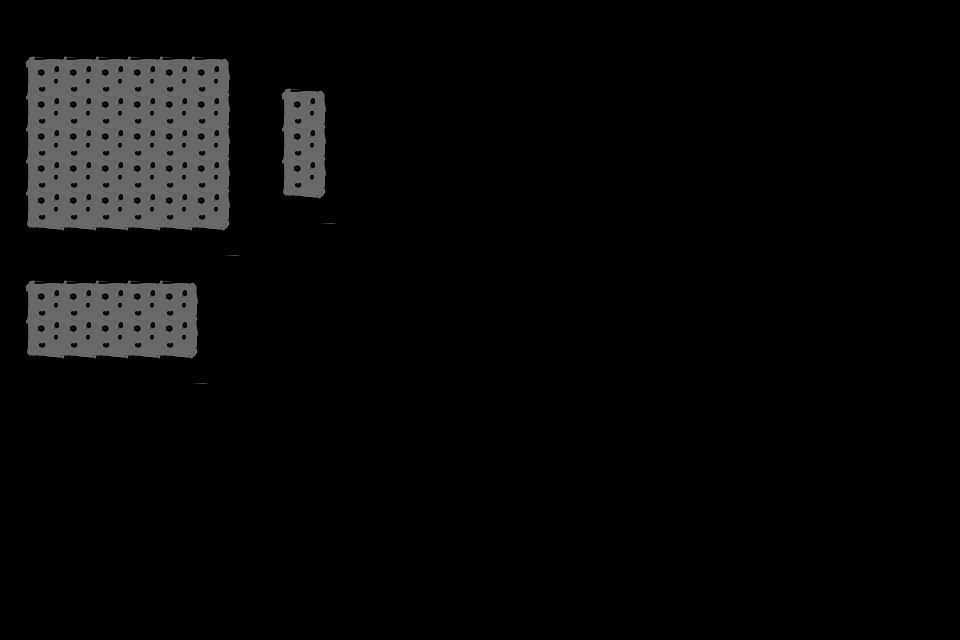

This game map was drawn from its Tiled (.tmx) file and the tilesets committed beside it. A one-line description and the full map source follow:
An orthogonal 30x20 tile map with 32x32 px tiles, 1 tile layer (floor) and 6 objects.

<map version="1.10" tiledversion="1.11.2" orientation="orthogonal" renderorder="right-down" width="30" height="20" tilewidth="32" tileheight="32" infinite="0" nextlayerid="5" nextobjectid="30">
 <tileset firstgid="1" source="tileset.tsx" />
 <layer id="1" name="floor" width="30" height="20">
  <data encoding="csv">
0,0,0,0,0,0,0,0,0,0,0,0,0,0,0,0,0,0,0,0,0,0,0,0,0,0,0,0,0,0,
1,2,2,2,2,2,2,3,0,0,0,0,0,0,0,0,0,0,0,0,0,0,0,0,0,0,0,0,0,0,
17,18,18,18,18,18,18,19,1,2,3,0,0,0,0,0,0,0,0,0,0,0,0,0,0,0,0,0,0,0,
17,18,18,18,18,18,18,19,17,18,19,0,0,0,0,0,0,0,0,0,0,0,0,0,0,0,0,0,0,0,
17,18,18,18,18,18,18,19,17,18,19,0,0,0,0,0,0,0,0,0,0,0,0,0,0,0,0,0,0,0,
17,18,18,18,18,18,18,19,17,18,19,0,0,0,0,0,0,0,0,0,0,0,0,0,0,0,0,0,0,0,
17,18,18,18,18,18,18,19,33,34,35,0,0,0,0,0,0,0,0,0,0,0,0,0,0,0,0,0,0,0,
33,34,34,34,34,34,34,35,0,0,0,0,0,0,0,0,0,0,0,0,0,0,0,0,0,0,0,0,0,0,
1,2,2,2,2,2,3,0,0,0,0,0,0,0,0,0,0,0,0,0,0,0,0,0,0,0,0,0,0,0,
17,18,18,18,18,18,19,0,0,0,0,0,0,0,0,0,0,0,0,0,0,0,0,0,0,0,0,0,0,0,
17,18,18,18,18,18,19,0,0,0,0,0,0,0,0,0,0,0,0,0,0,0,0,0,0,0,0,0,0,0,
33,34,34,34,34,34,35,0,0,0,0,0,0,0,0,0,0,0,0,0,0,0,0,0,0,0,0,0,0,0,
0,0,0,0,0,0,0,0,0,0,0,0,0,0,0,0,0,0,0,0,0,0,0,0,0,0,0,0,0,0,
0,0,0,0,0,0,0,0,0,0,0,0,0,0,0,0,0,0,0,0,0,0,0,0,0,0,0,0,0,0,
0,0,0,0,0,0,0,0,0,0,0,0,0,0,0,0,0,0,0,0,0,0,0,0,0,0,0,0,0,0,
0,0,0,0,0,0,0,0,0,0,0,0,0,0,0,0,0,0,0,0,0,0,0,0,0,0,0,0,0,0,
0,0,0,0,0,0,0,0,0,0,0,0,0,0,0,0,0,0,0,0,0,0,0,0,0,0,0,0,0,0,
0,0,0,0,0,0,0,0,0,0,0,0,0,0,0,0,0,0,0,0,0,0,0,0,0,0,0,0,0,0,
0,0,0,0,0,0,0,0,0,0,0,0,0,0,0,0,0,0,0,0,0,0,0,0,0,0,0,0,0,0,
0,0,0,0,0,0,0,0,0,0,0,0,0,0,0,0,0,0,0,0,0,0,0,0,0,0,0,0,0,0
</data>
 </layer>
 <objectgroup id="4" name="objects">
  <object id="2" gid="4" x="32" y="352" width="32" height="32">
   <properties>
    <property name="color" type="color" value="#ff0000ff" />
    <property name="locked" type="bool" value="false" />
   </properties>
  </object>
  <object id="9" gid="4" x="32" y="320" width="32" height="32">
   <properties>
    <property name="color" type="color" value="#ffff0000" />
    <property name="locked" type="bool" value="false" />
   </properties>
  </object>
  <object id="12" gid="4" x="160" y="320" width="32" height="32">
   <properties>
    <property name="color" type="color" value="#ff00ff00" />
    <property name="locked" type="bool" value="false" />
   </properties>
  </object>
  <object id="4" gid="5" x="288" y="128" width="32" height="32">
   <properties>
    <property name="color" type="color" value="#ff808000" />
    <property name="locked" type="bool" value="true" />
   </properties>
  </object>
  <object id="27" gid="5" x="288" y="192" width="32" height="32">
   <properties>
    <property name="color" type="color" value="#ff0000ff" />
    <property name="locked" type="bool" value="true" />
   </properties>
  </object>
  <object id="8" gid="6" x="96" y="320" width="32" height="32">
   <properties>
    <property name="locked" type="bool" value="false" />
   </properties>
  </object>
 </objectgroup>
</map>